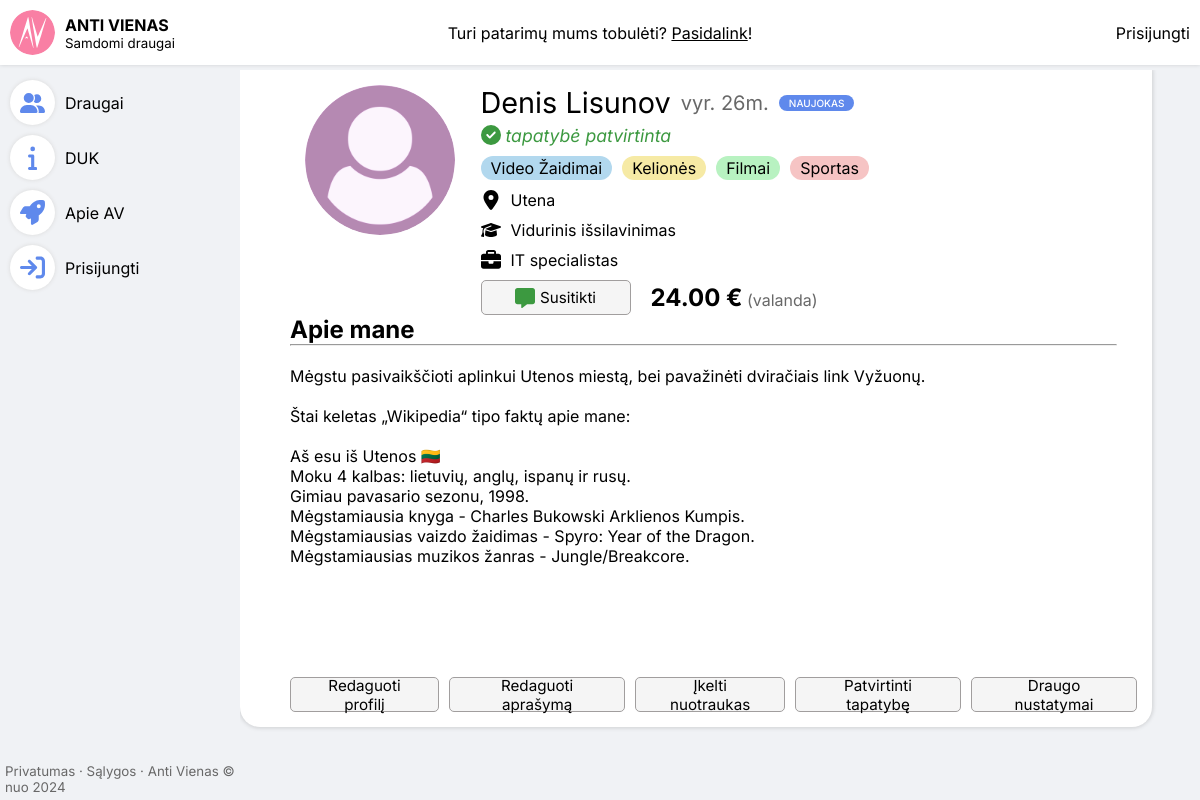
/profilis/1/, run on an earlier commit of the app's database.
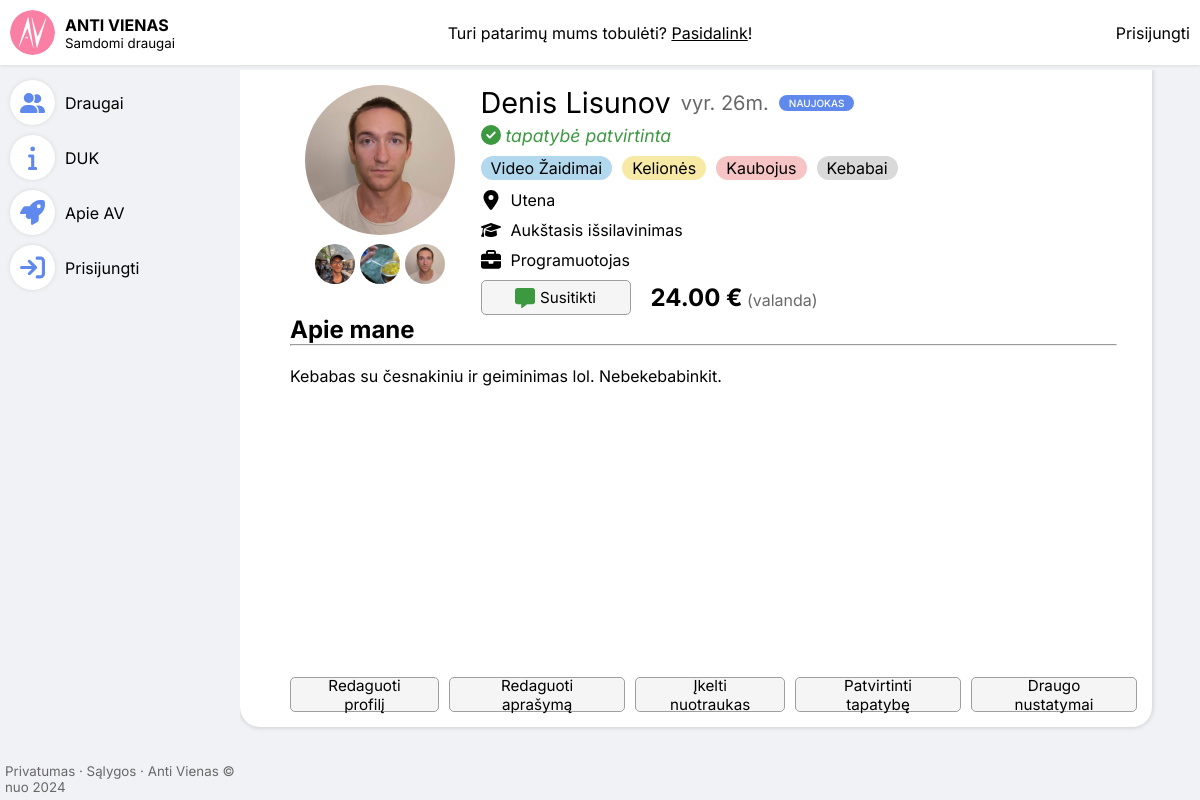
And on a later commit of the database.
### antivienas/database/models.py (models this page shows, shortened)
class User(AbstractUser):
    is_id_verified =    models.BooleanField(default=False)
    id_img =            models.ImageField(upload_to=user_img_upload_path, blank=True, null=True)
    profile_type =      models.CharField(max_length=6, choices=ProfileTypes, default=ProfileTypes.USER)
    birthday =          models.DateField(default=dt.date(1998,5,14))
    city =              models.CharField(max_length=15,choices=CityOfService,null=True,blank=True)
    job =               models.CharField(max_length=40, blank=True)
    description =       models.TextField(max_length=2500, blank=True)
    gender =            models.CharField(max_length=10, choices=Genders, blank=True, null=True)
    education =         models.CharField(max_length=15, choices=EducationChoices, blank=True, null=True)
    selected_avatar =  models.SmallIntegerField(default=0)
    interest_one =      models.CharField(max_length=50, blank=True)
    interest_two =      models.CharField(max_length=50, blank=True)
    interest_three =    models.CharField(max_length=50, blank=True)
    interest_four =     models.CharField(max_length=50, blank=True)
    interest_color_one =    models.CharField(max_length=7, choices=InterestColorHexes, default=InterestColorHexes.GRAY)
    interest_color_two =    models.CharField(max_length=7, choices=InterestColorHexes, default=InterestColorHexes.GRAY)
    interest_color_three =  models.CharField(max_length=7, choices=InterestColorHexes, default=InterestColorHexes.GRAY)
    interest_color_four =   models.CharField(max_length=7, choices=InterestColorHexes, default=InterestColorHexes.GRAY)
    orders_completed =  models.PositiveIntegerField(default=0)
    @property
    def age(self):
        return int((dt.datetime.now().date() - self.birthday).days / 365.25)
    @property
    def avatar(self):
        return UserProfilePicture.avatar(self)

class FriendSetting(models.Model):
    friend =            models.OneToOneField(User, related_name="friend", on_delete=models.CASCADE, primary_key=True)
    price_per_hour =    models.PositiveIntegerField(default=0)
    is_public =         models.BooleanField(default=False)
    account_number =            models.CharField(max_length=20, blank=True)
    account_holder_details =    models.CharField(max_length=200, blank=True)
    level =     models.SmallIntegerField(choices=LvlOfExperience, default=LvlOfExperience.NEWBIE)
    created =   models.DateTimeField(auto_now_add=True)

class UserProfilePicture(models.Model):
    user = models.ForeignKey(User, on_delete=models.CASCADE, related_name="images")
    image = models.ImageField(upload_to=user_img_upload_path)
    is_avatar = models.BooleanField(default=False)
    created =   models.DateTimeField(auto_now_add=True)
    @classmethod
    def avatar(cls, user):
        try:
            image = UserProfilePicture.objects.filter(user=user, is_avatar=True)[0]
        except:
            return None
        return image

### antivienas/backend/views.py (the view)
# urls.py: path("profilis/<int:user_id>/", views.profile_page, name="profile"),
def profile_page(request, user_id):
    template = "pages/profile/profile.html"
    context = {}
    try:
        user = User.objects.get(pk=user_id)
        context["user"] = user
    except:
        return redirect("index")
    if user.gender == Genders.VYRAS:
        context['text_ending'] = "as"
    else:
        context['text_ending'] = "ė"
    try:
        friend_params = FriendSetting.objects.get(friend=user)
        context["friend_params"] = friend_params
    except:
        pass
    context['images'] = UserProfilePicture.objects.filter(user=user).order_by("created")
    return render(request, template, context)

### antivienas/frontend/templates/pages/profile/profile.html (shortened to what this page needs)
<!DOCTYPE html>
{% load static %}
<html lang="lt">
<head>
    <link rel="stylesheet" href="{% static 'styles/style.css' %}" />
</head>
<body>
    {% include "components/top-nav.html" %}
    <main class="main-double-split">
        <div class="left-container">
            {% include "components/side-nav.html" %}
            {% include "components/terms-of-service.html" %}
        </div>
        <div class="middle-container">
            <div class="background-blob profile-manager">
                <div class="details-container">
                    <div class="images-container">
                        <div class="image-container" data-id="0">
                            {% if user.avatar %}
                            <img src="{{ user.avatar.image.url }}" alt="">
                            {% else %}
                            <img src="{% static 'assets/user-no-avatar.png' %}" alt="">
                            {% endif %}
                        </div>
                        <div class="carousel">
                            {% if images.count > 1 %}
                            {% for image in images %}
                            <div class="img-preview" data-id="0"><img src="{{ image.image.url }}" alt=""></div>
                            {% endfor %}
                            {% endif %}
                        </div>
                    </div>
                    <div class="info-container">
                        <div class="name-container"><h1>{{user.first_name}} {{user.last_name}}</h1> <small>{{ user.gender|lower|slice:"0:3" }}. {{ user.age }}m.</small>
                        <div class="level-container">
                            {% if friend_params %}
                            <p class="level" style="background-color: var(--blue);">{% if user.gender == "Vyras" %}{{ friend_params.get_level_display }}{% else %}{{ friend_params.get_level_display|slice:"0:-2"|add:"ė" }}{% endif %}</p>
                            {% endif %}
                        </div>
                        </div>
                        <div class="level-container">
                            <div class="id-container">
                            {% if user.is_id_verified %}
                                <svg style="fill: var(--checkmark-color);" xmlns="http://www.w3.org/2000/svg" viewBox="0 0 512 512"><path d="M256 512A256 256 0 1 0 256 0a256 256 0 1 0 0 512zM369 209L241 337c-9.4 9.4-24.6 9.4-33.9 0l-64-64c-9.4-9.4-9.4-24.6 0-33.9s24.6-9.4 33.9 0l47 47L335 175c9.4-9.4 24.6-9.4 33.9 0s9.4 24.6 0 33.9z"/></svg>
                                <p style="color: var(--checkmark-color);">tapatybė patvirtinta</p>
                            {% endif %}
                            </div>
                        </div>
                        <div class="interest-container">
                            {% include "components/interests.html" %}
                        </div>
                        <div class="detail-grid">
                            <div class="detail-grid-item">
                                <svg xmlns="http://www.w3.org/2000/svg" viewBox="0 0 384 512"><path d="M215.7 499.2C267 435 384 279.4 384 192C384 86 298 0 192 0S0 86 0 192c0 87.4 117 243 168.3 307.2c12.3 15.3 35.1 15.3 47.4 0zM192 128a64 64 0 1 1 0 128 64 64 0 1 1 0-128z"/></svg>
                                <p>{{user.city}}</p>
                            </div>
                            <div>
                                <div class="detail-grid-item">
                                    {% if user.education %}
                                    <p>{{user.education}} išsilavinimas</p>
                                    {% else %}
                                    <p>Nenurodyta</p>
                                    {% endif %}
                                </div>
                                <div class="detail-grid-item">
                                    {% if user.job %}
                                    <p>{{ user.job }}</p>
                                    {% else %}
                                    <p>Nenurodyta</p>
                                    {% endif %}
                                </div>
                            </div>
                        </div>
                        {% if friend_params and friend_params.is_public %}
                        <div class="price-container">
                            <div class="btn-container">
                                <a href="#" class="meetup-btn">
                                    <span>Susitikti</span>
                                </a>
                            </div>
                            <p class="price"><strong>{{friend_params.price_per_hour}}.00 €</strong> <span class="hourly-rate">(valanda)</span></p>
                        </div>
                        {% endif %}
                    </div>
                </div>
                <div class="description-container">
                    <h2>Apie mane</h2>
                    <hr>
                    {% if user.description %}
                    {{ user.description|linebreaks }}
                    {% else %}
                    <p style="font-style: italic;">Aprašymo nėra</p>
                    {% endif %}
                </div>
                <div class="btn-container btn-bottom-container">
                    <a href="{% url 'profile-update'%}"><span>Redaguoti profilį</span></a>
                    <a href="{% url 'description-update'%}"><span>Redaguoti aprašymą</span></a>
                    <a href="#"><span>Įkelti nuotraukas</span></a>
                    <a href="#"><span>Patvirtinti tapatybę</span></a>
                    <a href="#"><span>Draugo nustatymai</span></a>
                </div>
            </div>
        </div>
    </main>
</body>
</html>

### antivienas/frontend/templates/components/top-nav.html
{% load static %}
<nav class="nav-top">
    <div class="logo-container">
        <a href="{% url 'index' %}">
            <img src="{% static 'assets/antivienas-logo.svg' %}" alt="">
            <div class="site-title">
                <h1>Anti Vienas</h1>
                <small>Samdomi draugai</small>
            </div>
        </a>
    </div>
    <div class="guide-container">
        <p>Turi patarimų mums tobulėti? <a href="#">Pasidalink</a>!</p>
    </div>
    <div class="user-container">
        {% if request.user.is_authenticated %}
        <div id="expandable" class="user-expandable" x-data="{ open: false }" @click="open = ! open">
            {% if request.user.avatar %}
            <img src="{{ request.user.avatar.image.url }}" alt="">
            {% else %}
            <img src="{% static 'assets/user-no-avatar.png' %}" alt="">
            {% endif %}
            <div class="expander">
                <svg xmlns="http://www.w3.org/2000/svg" viewBox="0 0 448 512"><path d="M201.4 374.6c12.5 12.5 32.8 12.5 45.3 0l160-160c12.5-12.5 12.5-32.8 0-45.3s-32.8-12.5-45.3 0L224 306.7 86.6 169.4c-12.5-12.5-32.8-12.5-45.3 0s-12.5 32.8 0 45.3l160 160z"/></svg>
            </div>
            <div id="user-nav" class="user-nav" x-show="open" @click.outside="open = false">
                <a href="{% url 'profile' request.user.id %}" class="nav-item"><img src="{% if request.user.avatar %}{{ request.user.avatar.image.url }}{% else %}{% static 'assets/user-no-avatar.png' %}{%endif%}" alt=""> {{ request.user.first_name }} {{ request.user.last_name }}</a>
                <hr>
                <a href="#" class="nav-item">
                    <div class="nav-item-logo">
                        <svg xmlns="http://www.w3.org/2000/svg" viewBox="0 0 320 512"><path d="M80 160c0-35.3 28.7-64 64-64h32c35.3 0 64 28.7 64 64v3.6c0 21.8-11.1 42.1-29.4 53.8l-42.2 27.1c-25.2 16.2-40.4 44.1-40.4 74V320c0 17.7 14.3 32 32 32s32-14.3 32-32v-1.4c0-8.2 4.2-15.8 11-20.2l42.2-27.1c36.6-23.6 58.8-64.1 58.8-107.7V160c0-70.7-57.3-128-128-128H144C73.3 32 16 89.3 16 160c0 17.7 14.3 32 32 32s32-14.3 32-32zm80 320a40 40 0 1 0 0-80 40 40 0 1 0 0 80z"/></svg>
                    </div>
                     Pagalba</a>
                <a href="{% url 'logout' %}" class="nav-item">
                    <div class="nav-item-logo">
                        <svg xmlns="http://www.w3.org/2000/svg" viewBox="0 0 512 512"><path d="M502.6 278.6c12.5-12.5 12.5-32.8 0-45.3l-128-128c-12.5-12.5-32.8-12.5-45.3 0s-12.5 32.8 0 45.3L402.7 224 192 224c-17.7 0-32 14.3-32 32s14.3 32 32 32l210.7 0-73.4 73.4c-12.5 12.5-12.5 32.8 0 45.3s32.8 12.5 45.3 0l128-128zM160 96c17.7 0 32-14.3 32-32s-14.3-32-32-32L96 32C43 32 0 75 0 128L0 384c0 53 43 96 96 96l64 0c17.7 0 32-14.3 32-32s-14.3-32-32-32l-64 0c-17.7 0-32-14.3-32-32l0-256c0-17.7 14.3-32 32-32l64 0z"/></svg>
                    </div> Atsijungti</a>
                {% include "components/terms-of-service.html" %}
            </div>
        </div>
        {% else %}
        <a href="{% url 'login' %}">Prisijungti</a>
        {% endif %}
    </div>
</nav>

### antivienas/frontend/templates/components/side-nav.html (shortened to what this page needs)
<nav class="side-nav">
    <a href="{% url 'index' %}" class="nav-item">
        <div class="nav-item-logo">
        </div> Draugai</a>
    <a href="#" class="nav-item">
        <div class="nav-item-logo">
            <svg xmlns="http://www.w3.org/2000/svg" viewBox="0 0 192 512"><path d="M48 80a48 48 0 1 1 96 0A48 48 0 1 1 48 80zM0 224c0-17.7 14.3-32 32-32H96c17.7 0 32 14.3 32 32V448h32c17.7 0 32 14.3 32 32s-14.3 32-32 32H32c-17.7 0-32-14.3-32-32s14.3-32 32-32H64V256H32c-17.7 0-32-14.3-32-32z"/></svg>
        </div> DUK</a>
    <a href="#" class="nav-item">
        <div class="nav-item-logo">
        </div> Apie AV</a>
    {% if request.user.is_authenticated %}
        <a href="{% url 'logout' %}" class="nav-item">
            <div class="nav-item-logo">
                <svg xmlns="http://www.w3.org/2000/svg" viewBox="0 0 512 512"><path d="M502.6 278.6c12.5-12.5 12.5-32.8 0-45.3l-128-128c-12.5-12.5-32.8-12.5-45.3 0s-12.5 32.8 0 45.3L402.7 224 192 224c-17.7 0-32 14.3-32 32s14.3 32 32 32l210.7 0-73.4 73.4c-12.5 12.5-12.5 32.8 0 45.3s32.8 12.5 45.3 0l128-128zM160 96c17.7 0 32-14.3 32-32s-14.3-32-32-32L96 32C43 32 0 75 0 128L0 384c0 53 43 96 96 96l64 0c17.7 0 32-14.3 32-32s-14.3-32-32-32l-64 0c-17.7 0-32-14.3-32-32l0-256c0-17.7 14.3-32 32-32l64 0z"/></svg>
            </div> Atsijungti</a>
    {% else %}
        <a href="{% url 'login' %}" class="nav-item">
            <div class="nav-item-logo">
            </div> Prisijungti</a>
    {% endif %}
</nav>

### antivienas/frontend/templates/components/terms-of-service.html
<small class="tos">
    <a href="">Privatumas</a> ·
    <a href="">Sąlygos</a> ·
    Anti Vienas © nuo 2024</small>

### antivienas/frontend/templates/components/interests.html
{% if user.interest_one %}
<p class="interest-item" style="background-color: {{ user.interest_color_one }};">{{user.interest_one}}</p>
{% endif %}
{% if user.interest_two %}
<p class="interest-item" style="background-color: {{ user.interest_color_two }};">{{user.interest_two}}</p>
{% endif %}
{% if user.interest_three %}
<p class="interest-item" style="background-color: {{ user.interest_color_three }};">{{user.interest_three}}</p>
{% endif %}
{% if user.interest_four %}
<p class="interest-item" style="background-color: {{ user.interest_color_four }};">{{user.interest_four}}</p>
{% endif %}

What changed in the data, as far as the page shows it:
changed User "Denis": interest_color_three "#B8F2C1" → "#F6C4C4" (drawn); interest_three "Filmai" → "Kaubojus"; interest_color_four "#F6C4C4" → "#D9D9D9" (drawn); interest_four "Sportas" → "Kebabai"; education "Vidurinis" → "Aukštasis"; job "IT specialistas" → "Programuotojas"; description "Mėgstu pasivaikščioti aplinkui Utenos miestą, bei pavažinėti dviračiais link Vyžuonų. Štai keletas „Wikipedia“ tipo faktų apie mane: Aš esu iš Utenos 🇱🇹 Moku 4 kalbas: lietuvių, anglų, ispanų ir rusų. Gimiau pavasario sezonu, 1998. Mėgstamiausia knyga - Charles Bukowski Arklienos Kumpis. Mėgstamiausias vaizdo žaidimas - Spyro: Year of the Dragon. Mėgstamiausias muzikos žanras - Jungle/Breakcore." → "Kebabas su česnakiniu ir geiminimas lol. Nebekebabinkit."
added UserProfilePicture: image (picture)
added UserProfilePicture: image (picture)
added UserProfilePicture: image (picture)
